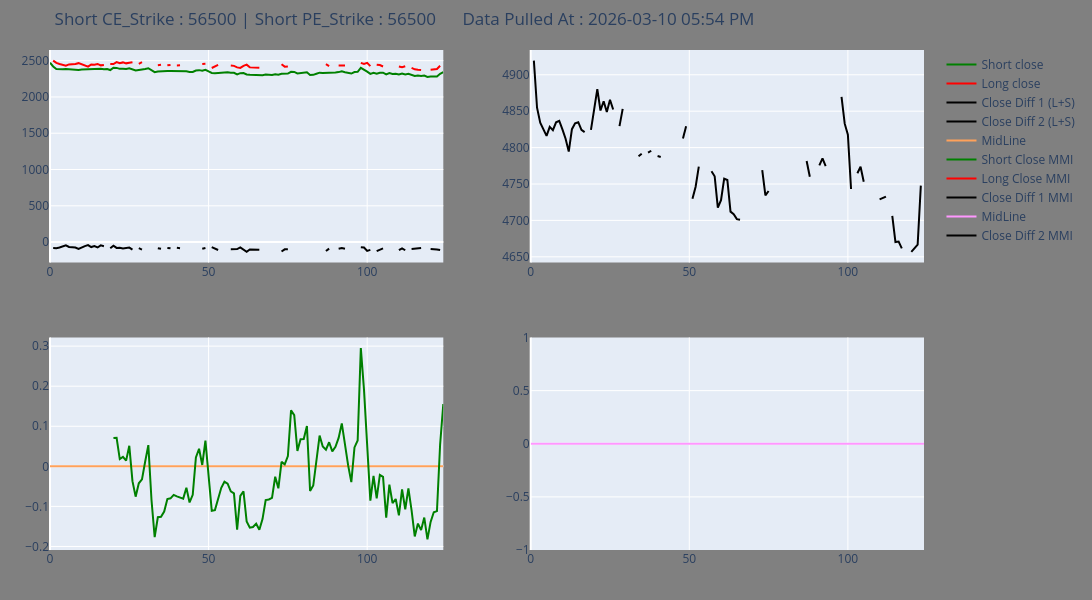

Source (notebook cell):
### Code cell
Banknifty_current_week_expiry   = "2026-03-30"
Banknifty_next_week_expiry      = "2026-04-28"
CE_Strike                       = 56500
PE_Strike                       = 56500
Hedge_CE_Strike                 = 57500
Hedge_PE_Strike                 = 55500
inverted                        = False
interval                        = "3minute"
No_Of_Days                      = 2 #if you want latest data keep this 2 and set IS_latest_Day = True
No_Of_Days_Back                 = 0
IS_latest_Day                   = True

Short_Chart_Title= ("Short CE_Strike : "  + str(CE_Strike)       + " | Short PE_Strike : "   + str(PE_Strike))
Long_Chart_Title = ("Long CE_Strike : "   + str(Hedge_CE_Strike) + " | Long PE_Strike : "    + str(Hedge_CE_Strike))
# print(Short_Chart_Title)
# Calendar_DF = get_ButterFly_Data(Options_DF = Banknifty_Options_DF_From_File, Name="BANKNIFTY", \
#             Cur_Expiry=Banknifty_current_week_expiry, Hedge_Expiry=Banknifty_next_week_expiry,\
#             CE_Strike=CE_Strike, PE_Strike=PE_Strike, Hedge_CE_Strike=Hedge_CE_Strike, Hedge_PE_Strike=Hedge_PE_Strike,\
#             inverted=inverted, interval=interval, No_Of_Days=No_Of_Days, No_Of_Days_Back=No_Of_Days_Back)

clear_output()
Calendar_DF = get_ButterFly_Data(Options_DF = Banknifty_Options_DF_From_File, Name="BANKNIFTY", \
    Cur_Expiry=Banknifty_current_week_expiry, Hedge_Expiry=Banknifty_next_week_expiry,\
    CE_Strike=CE_Strike, PE_Strike=PE_Strike, Hedge_CE_Strike=Hedge_CE_Strike, Hedge_PE_Strike=Hedge_PE_Strike,\
    inverted=inverted, interval=interval, No_Of_Days=No_Of_Days, No_Of_Days_Back=No_Of_Days_Back)
getchart(Calendar_DF, IS_latest_Day)

while True:
    try:
        clear_output()
        Calendar_DF = get_ButterFly_Data(Options_DF = Banknifty_Options_DF_From_File, Name="BANKNIFTY", \
            Cur_Expiry=Banknifty_current_week_expiry, Hedge_Expiry=Banknifty_next_week_expiry,\
            CE_Strike=CE_Strike, PE_Strike=PE_Strike, Hedge_CE_Strike=Hedge_CE_Strike, Hedge_PE_Strike=Hedge_PE_Strike,\
            inverted=inverted, interval=interval, No_Of_Days=No_Of_Days, No_Of_Days_Back=No_Of_Days_Back)
        getchart(Calendar_DF, IS_latest_Day)
        time.sleep(60)
    except Exception as e:
        print(f"An error occurred: {e}")
        continue
    else:
        continue

### Figure 1 — Plotly figure (JSON) as saved in the notebook; plotly's stock layout.template omitted (floating-point values rounded to 4 significant figures)
{"data": [{"line": {"color": "green", "width": 2}, "mode": "lines", "name": "Short close", "type": "scatter", "x": [0, 1, 2, 3, 4, 5, 6, 7, 8, 9, 10, 11, 12, 13, 14, 15, 16, 17, 18, 19, 20, 21, 22, 23, 24, 25, 26, 27, 28, 29, 30, 31, 32, 33, 34, 35, 36, 37, 38, 39, 40, 41, 42, 43, 44, 45, 46, 47, 48, 49, 50, 51, 52, 53, 54, 55, 56, 57, 58, 59, 60, 61, 62, 63, 64, 65, 66, 67, 68, 69, 70, 71, 72, 73, 74, 75, 76, 77, 78, 79, 80, 81, 82, 83, 84, 85, 86, 87, 88, 89, 90, 91, 92, 93, 94, 95, 96, 97, 98, 99, 100, 101, 102, 103, 104, 105, 106, 107, 108, 109, 110, 111, 112, 113, 114, 115, 116, 117, 118, 119, 120, 121, 122, 123, 124], "xaxis": "x", "y": [2471.0, 2419.0, 2386.0, 2380.0, 2381.0, 2386.0, 2380.0, 2375.0, 2380.0, 2371.0, 2377.0, 2379.0, 2377.0, 2378.0, 2389.0, 2380.0, 2390.0, 2382.0, 2384.0, 2370.0, 2403.0, 2400.0, 2387.0, 2388.0, 2386.0, 2395.0, 2375.0, 2365.0, 2373.0, 2375.0, 2385.0, 2396.0, 2364.0, 2341.0, 2351.0, 2349.0, 2351, 2357.0, 2356.0, 2356.0, 2355.0, 2352.0, 2349.0, 2353.0, 2343.0, 2345.0, 2365.0, 2369.0, 2360.0, 2374.0, 2351.0, 2331.0, 2328.0, 2333.0, 2339.0, 2342.0, 2340.0, 2335.0, 2333.0, 2310.0, 2328.0, 2329.0, 2310.0, 2305.0, 2303.0, 2303.0, 2297.0, 2300, 2308.0, 2305.0, 2303, 2313.0, 2305.0, 2320.0, 2317.0, 2321.0, 2346.0, 2344.0, 2324.0, 2330.0, 2331.0, 2339, 2302.0, 2305.0, 2320.0, 2334.0, 2330.0, 2329.0, 2335.0, 2331.0, 2335.0, 2342.0, 2352, 2341.0, 2331, 2322.0, 2342.0, 2346, 2400.0, 2379.0, 2348.0, 2318.0, 2331.0, 2320.0, 2334.0, 2334.0, 2310.0, 2328.0, 2317.0, 2319.0, 2309.0, 2323.0, 2310.0, 2320.0, 2306.0, 2290.0, 2296.0, 2290.0, 2294.0, 2276.0, 2282.0, 2284.0, 2283.0, 2319.0, 2342.0], "yaxis": "y"}, {"line": {"color": "red", "width": 2}, "mode": "lines", "name": "Long close", "type": "scatter", "x": [0, 1, 2, 3, 4, 5, 6, 7, 8, 9, 10, 11, 12, 13, 14, 15, 16, 17, 18, 19, 20, 21, 22, 23, 24, 25, 26, 27, 28, 29, 30, 31, 32, 33, 34, 35, 36, 37, 38, 39, 40, 41, 42, 43, 44, 45, 46, 47, 48, 49, 50, 51, 52, 53, 54, 55, 56, 57, 58, 59, 60, 61, 62, 63, 64, 65, 66, 67, 68, 69, 70, 71, 72, 73, 74, 75, 76, 77, 78, 79, 80, 81, 82, 83, 84, 85, 86, 87, 88, 89, 90, 91, 92, 93, 94, 95, 96, 97, 98, 99, 100, 101, 102, 103, 104, 105, 106, 107, 108, 109, 110, 111, 112, 113, 114, 115, 116, 117, 118, 119, 120, 121, 122, 123, 124], "xaxis": "x", "y": [null, 2500.0, 2469, 2454.0, 2444.0, 2430.0, 2448.0, 2449.0, 2455.0, 2465.0, 2448.0, 2434.0, 2418.0, 2447, 2445.0, 2454.0, 2435.0, 2439.0, null, 2454, 2452.0, 2480, 2464.0, 2476.0, 2463.0, 2470.0, 2478.0, null, 2457.0, 2478.0, null, 2490.0, null, null, 2437.0, 2442.0, null, 2436.0, 2440, null, 2434.0, 2435.0, null, null, null, null, 2447.0, null, 2453.0, 2456.0, null, 2399, 2418.0, 2441.0, null, 2431.0, null, 2433.0, 2428.0, 2407.0, 2400.0, 2428.0, 2445.0, 2407.0, 2406.0, 2399.0, 2404.0, null, 2402.0, null, 2410.0, null, null, 2450.0, 2417.0, 2419.0, null, 2436.0, null, null, null, null, 2413.0, null, null, 2437.0, null, 2452.0, 2425.0, null, null, 2434.0, 2433.0, 2433.0, null, null, null, null, 2470.0, 2454.0, 2469.0, 2425.0, null, 2445.0, 2439.0, 2419.0, null, null, 2416.0, null, 2420, 2409.0, 2423.0, null, 2400.0, 2380.0, 2375.0, 2372, null, null, 2375.0, 2378.0, 2384, 2429.0, null], "yaxis": "y"}, {"line": {"color": "black", "width": 2}, "mode": "lines", "name": "Close Diff 1 (L+S)", "type": "scatter", "x": [0, 1, 2, 3, 4, 5, 6, 7, 8, 9, 10, 11, 12, 13, 14, 15, 16, 17, 18, 19, 20, 21, 22, 23, 24, 25, 26, 27, 28, 29, 30, 31, 32, 33, 34, 35, 36, 37, 38, 39, 40, 41, 42, 43, 44, 45, 46, 47, 48, 49, 50, 51, 52, 53, 54, 55, 56, 57, 58, 59, 60, 61, 62, 63, 64, 65, 66, 67, 68, 69, 70, 71, 72, 73, 74, 75, 76, 77, 78, 79, 80, 81, 82, 83, 84, 85, 86, 87, 88, 89, 90, 91, 92, 93, 94, 95, 96, 97, 98, 99, 100, 101, 102, 103, 104, 105, 106, 107, 108, 109, 110, 111, 112, 113, 114, 115, 116, 117, 118, 119, 120, 121, 122, 123, 124], "xaxis": "x", "y": [null, -81.15, -83.25, -73.9, -63, -44.9, -67.65, -73.7, -75.2, -94.05, -70.45, -54.75, -41.25, -68.7, -56, -74.05, -45.45, -56.6, null, -83.8, -48.9, -79.7, -77.5, -87.6, -76.5, -75.15, -102.8, null, -84.1, -103.8, null, -93.95, null, null, -86.1, -92.75, null, -79.95, -84.35, null, -78.9, -83.45, null, null, null, null, -81.95, null, -92.7, -82.25, null, -68.4, -90.7, -108.4, null, -89.9, null, -97.7, -95.1, -96.75, -72.25, -99, -134.7, -102.3, -102.8, -96.1, -106.5, null, -94.75, null, -107.2, null, null, -130.2, -99.55, -98.2, null, -91.65, null, null, null, null, -110.8, null, null, -103, null, -122.6, -89.45, null, null, -91.45, -81.25, -92.4, null, null, null, null, -69.85, -74.15, -120.8, -107, null, -125.1, -105.2, -85.4, null, null, -98.75, null, -111.2, -86, -112.7, null, -93.6, -90.5, -79.35, -82.35, null, null, -93.75, -94.3, -101.3, -110.2, null], "yaxis": "y"}, {"line": {"color": "black", "width": 2}, "mode": "lines", "name": "Close Diff 2 (L+S)", "type": "scatter", "x": [0, 1, 2, 3, 4, 5, 6, 7, 8, 9, 10, 11, 12, 13, 14, 15, 16, 17, 18, 19, 20, 21, 22, 23, 24, 25, 26, 27, 28, 29, 30, 31, 32, 33, 34, 35, 36, 37, 38, 39, 40, 41, 42, 43, 44, 45, 46, 47, 48, 49, 50, 51, 52, 53, 54, 55, 56, 57, 58, 59, 60, 61, 62, 63, 64, 65, 66, 67, 68, 69, 70, 71, 72, 73, 74, 75, 76, 77, 78, 79, 80, 81, 82, 83, 84, 85, 86, 87, 88, 89, 90, 91, 92, 93, 94, 95, 96, 97, 98, 99, 100, 101, 102, 103, 104, 105, 106, 107, 108, 109, 110, 111, 112, 113, 114, 115, 116, 117, 118, 119, 120, 121, 122, 123, 124], "xaxis": "x2", "y": [null, 4919.0, 4855.0, 4834.0, 4824.0, 4816, 4828.0, 4824.0, 4835.0, 4837.0, 4825.0, 4812.0, 4794.0, 4825.0, 4833.0, 4835.0, 4824.0, 4821.0, null, 4824.0, 4856.0, 4880.0, 4851.0, 4864.0, 4849.0, 4866.0, 4852.0, null, 4830.0, 4853.0, null, 4885.0, null, null, 4788.0, 4792.0, null, 4793.0, 4796.0, null, 4788.0, 4787.0, null, null, null, null, 4811.0, null, 4812.0, 4829.0, null, 4730.0, 4746.0, 4774.0, null, 4773, null, 4768.0, 4761.0, 4717.0, 4728.0, 4757.0, 4756.0, 4712.0, 4708.0, 4702.0, 4701.0, null, 4710.0, null, 4713.0, null, null, 4769.0, 4734.0, 4740.0, null, 4780.0, null, null, null, null, 4715.0, null, null, 4772.0, null, 4782.0, 4760.0, null, null, 4776.0, 4785.0, 4774.0, null, null, null, null, 4870.0, 4833.0, 4818.0, 4743.0, null, 4765.0, 4774.0, 4753.0, null, null, 4734.0, null, 4729.0, 4731.0, 4733.0, null, 4706.0, 4670.0, 4671.0, 4662.0, null, null, 4657.0, 4662.0, 4667.0, 4748.0, null], "yaxis": "y2"}, {"mode": "lines", "name": "MidLine", "type": "scatter", "x": [0, 1, 2, 3, 4, 5, 6, 7, 8, 9, 10, 11, 12, 13, 14, 15, 16, 17, 18, 19, 20, 21, 22, 23, 24, 25, 26, 27, 28, 29, 30, 31, 32, 33, 34, 35, 36, 37, 38, 39, 40, 41, 42, 43, 44, 45, 46, 47, 48, 49, 50, 51, 52, 53, 54, 55, 56, 57, 58, 59, 60, 61, 62, 63, 64, 65, 66, 67, 68, 69, 70, 71, 72, 73, 74, 75, 76, 77, 78, 79, 80, 81, 82, 83, 84, 85, 86, 87, 88, 89, 90, 91, 92, 93, 94, 95, 96, 97, 98, 99, 100, 101, 102, 103, 104, 105, 106, 107, 108, 109, 110, 111, 112, 113, 114, 115, 116, 117, 118, 119, 120, 121, 122, 123, 124], "xaxis": "x3", "y": [0, 0, 0, 0, 0, 0, 0, 0, 0, 0, 0, 0, 0, 0, 0, 0, 0, 0, 0, 0, 0, 0, 0, 0, 0, 0, 0, 0, 0, 0, 0, 0, 0, 0, 0, 0, 0, 0, 0, 0, 0, 0, 0, 0, 0, 0, 0, 0, 0, 0, 0, 0, 0, 0, 0, 0, 0, 0, 0, 0, 0, 0, 0, 0, 0, 0, 0, 0, 0, 0, 0, 0, 0, 0, 0, 0, 0, 0, 0, 0, 0, 0, 0, 0, 0, 0, 0, 0, 0, 0, 0, 0, 0, 0, 0, 0, 0, 0, 0, 0, 0, 0, 0, 0, 0, 0, 0, 0, 0, 0, 0, 0, 0, 0, 0, 0, 0, 0, 0, 0, 0, 0, 0, 0, 0], "yaxis": "y3"}, {"line": {"color": "green", "width": 2}, "mode": "lines", "name": "Short Close MMI", "type": "scatter", "x": [0, 1, 2, 3, 4, 5, 6, 7, 8, 9, 10, 11, 12, 13, 14, 15, 16, 17, 18, 19, 20, 21, 22, 23, 24, 25, 26, 27, 28, 29, 30, 31, 32, 33, 34, 35, 36, 37, 38, 39, 40, 41, 42, 43, 44, 45, 46, 47, 48, 49, 50, 51, 52, 53, 54, 55, 56, 57, 58, 59, 60, 61, 62, 63, 64, 65, 66, 67, 68, 69, 70, 71, 72, 73, 74, 75, 76, 77, 78, 79, 80, 81, 82, 83, 84, 85, 86, 87, 88, 89, 90, 91, 92, 93, 94, 95, 96, 97, 98, 99, 100, 101, 102, 103, 104, 105, 106, 107, 108, 109, 110, 111, 112, 113, 114, 115, 116, 117, 118, 119, 120, 121, 122, 123, 124], "xaxis": "x3", "y": [null, null, null, null, null, null, null, null, null, null, null, null, null, null, null, null, null, null, null, null, 0.07068, 0.07136, 0.01817, 0.02364, 0.01422, 0.05123, -0.03703, -0.0757, -0.04236, -0.03249, 0.0115, 0.05281, -0.08413, -0.1767, -0.1271, -0.1259, -0.1129, -0.0815, -0.07987, -0.07127, -0.07487, -0.07699, -0.08062, -0.05362, -0.09008, -0.07103, 0.0221, 0.04395, 0.003471, 0.06426, -0.0307, -0.1107, -0.1093, -0.08039, -0.05351, -0.03854, -0.04324, -0.06262, -0.0674, -0.158, -0.0738, -0.06232, -0.1375, -0.1531, -0.1514, -0.1431, -0.1583, -0.1318, -0.08411, -0.08273, -0.07892, -0.02599, -0.05498, 0.01113, 0.004903, 0.02543, 0.1396, 0.1278, 0.03859, 0.0677, 0.06837, 0.1006, -0.06165, -0.04793, 0.01861, 0.07661, 0.04948, 0.04155, 0.06013, 0.03737, 0.04853, 0.07099, 0.1072, 0.05008, 0.002311, -0.03945, 0.04724, 0.06446, 0.2951, 0.1909, 0.04795, -0.08552, -0.0237, -0.07973, -0.02147, -0.02624, -0.1278, -0.04582, -0.09174, -0.08151, -0.1223, -0.05754, -0.1071, -0.05491, -0.1101, -0.1751, -0.1429, -0.1592, -0.128, -0.1823, -0.1386, -0.1144, -0.1118, 0.05497, 0.1556], "yaxis": "y3"}, {"line": {"color": "red", "width": 2}, "mode": "lines", "name": "Long Close MMI", "type": "scatter", "x": [0, 1, 2, 3, 4, 5, 6, 7, 8, 9, 10, 11, 12, 13, 14, 15, 16, 17, 18, 19, 20, 21, 22, 23, 24, 25, 26, 27, 28, 29, 30, 31, 32, 33, 34, 35, 36, 37, 38, 39, 40, 41, 42, 43, 44, 45, 46, 47, 48, 49, 50, 51, 52, 53, 54, 55, 56, 57, 58, 59, 60, 61, 62, 63, 64, 65, 66, 67, 68, 69, 70, 71, 72, 73, 74, 75, 76, 77, 78, 79, 80, 81, 82, 83, 84, 85, 86, 87, 88, 89, 90, 91, 92, 93, 94, 95, 96, 97, 98, 99, 100, 101, 102, 103, 104, 105, 106, 107, 108, 109, 110, 111, 112, 113, 114, 115, 116, 117, 118, 119, 120, 121, 122, 123, 124], "xaxis": "x3", "y": [null, null, null, null, null, null, null, null, null, null, null, null, null, null, null, null, null, null, null, null, null, null, null, null, null, null, null, null, null, null, null, null, null, null, null, null, null, null, null, null, null, null, null, null, null, null, null, null, null, null, null, null, null, null, null, null, null, null, null, null, null, null, null, null, null, null, null, null, null, null, null, null, null, null, null, null, null, null, null, null, null, null, null, null, null, null, null, null, null, null, null, null, null, null, null, null, null, null, null, null, null, null, null, null, null, null, null, null, null, null, null, null, null, null, null, null, null, null, null, null, null, null, null, null, null], "yaxis": "y3"}, {"line": {"color": "black", "width": 2}, "mode": "lines", "name": "Close Diff 1 MMI", "type": "scatter", "x": [0, 1, 2, 3, 4, 5, 6, 7, 8, 9, 10, 11, 12, 13, 14, 15, 16, 17, 18, 19, 20, 21, 22, 23, 24, 25, 26, 27, 28, 29, 30, 31, 32, 33, 34, 35, 36, 37, 38, 39, 40, 41, 42, 43, 44, 45, 46, 47, 48, 49, 50, 51, 52, 53, 54, 55, 56, 57, 58, 59, 60, 61, 62, 63, 64, 65, 66, 67, 68, 69, 70, 71, 72, 73, 74, 75, 76, 77, 78, 79, 80, 81, 82, 83, 84, 85, 86, 87, 88, 89, 90, 91, 92, 93, 94, 95, 96, 97, 98, 99, 100, 101, 102, 103, 104, 105, 106, 107, 108, 109, 110, 111, 112, 113, 114, 115, 116, 117, 118, 119, 120, 121, 122, 123, 124], "xaxis": "x3", "y": [null, null, null, null, null, null, null, null, null, null, null, null, null, null, null, null, null, null, null, null, null, null, null, null, null, null, null, null, null, null, null, null, null, null, null, null, null, null, null, null, null, null, null, null, null, null, null, null, null, null, null, null, null, null, null, null, null, null, null, null, null, null, null, null, null, null, null, null, null, null, null, null, null, null, null, null, null, null, null, null, null, null, null, null, null, null, null, null, null, null, null, null, null, null, null, null, null, null, null, null, null, null, null, null, null, null, null, null, null, null, null, null, null, null, null, null, null, null, null, null, null, null, null, null, null], "yaxis": "y3"}, {"mode": "lines", "name": "MidLine", "type": "scatter", "x": [0, 1, 2, 3, 4, 5, 6, 7, 8, 9, 10, 11, 12, 13, 14, 15, 16, 17, 18, 19, 20, 21, 22, 23, 24, 25, 26, 27, 28, 29, 30, 31, 32, 33, 34, 35, 36, 37, 38, 39, 40, 41, 42, 43, 44, 45, 46, 47, 48, 49, 50, 51, 52, 53, 54, 55, 56, 57, 58, 59, 60, 61, 62, 63, 64, 65, 66, 67, 68, 69, 70, 71, 72, 73, 74, 75, 76, 77, 78, 79, 80, 81, 82, 83, 84, 85, 86, 87, 88, 89, 90, 91, 92, 93, 94, 95, 96, 97, 98, 99, 100, 101, 102, 103, 104, 105, 106, 107, 108, 109, 110, 111, 112, 113, 114, 115, 116, 117, 118, 119, 120, 121, 122, 123, 124], "xaxis": "x4", "y": [0, 0, 0, 0, 0, 0, 0, 0, 0, 0, 0, 0, 0, 0, 0, 0, 0, 0, 0, 0, 0, 0, 0, 0, 0, 0, 0, 0, 0, 0, 0, 0, 0, 0, 0, 0, 0, 0, 0, 0, 0, 0, 0, 0, 0, 0, 0, 0, 0, 0, 0, 0, 0, 0, 0, 0, 0, 0, 0, 0, 0, 0, 0, 0, 0, 0, 0, 0, 0, 0, 0, 0, 0, 0, 0, 0, 0, 0, 0, 0, 0, 0, 0, 0, 0, 0, 0, 0, 0, 0, 0, 0, 0, 0, 0, 0, 0, 0, 0, 0, 0, 0, 0, 0, 0, 0, 0, 0, 0, 0, 0, 0, 0, 0, 0, 0, 0, 0, 0, 0, 0, 0, 0, 0, 0], "yaxis": "y4"}, {"line": {"color": "black", "width": 2}, "mode": "lines", "name": "Close Diff 2 MMI", "type": "scatter", "x": [0, 1, 2, 3, 4, 5, 6, 7, 8, 9, 10, 11, 12, 13, 14, 15, 16, 17, 18, 19, 20, 21, 22, 23, 24, 25, 26, 27, 28, 29, 30, 31, 32, 33, 34, 35, 36, 37, 38, 39, 40, 41, 42, 43, 44, 45, 46, 47, 48, 49, 50, 51, 52, 53, 54, 55, 56, 57, 58, 59, 60, 61, 62, 63, 64, 65, 66, 67, 68, 69, 70, 71, 72, 73, 74, 75, 76, 77, 78, 79, 80, 81, 82, 83, 84, 85, 86, 87, 88, 89, 90, 91, 92, 93, 94, 95, 96, 97, 98, 99, 100, 101, 102, 103, 104, 105, 106, 107, 108, 109, 110, 111, 112, 113, 114, 115, 116, 117, 118, 119, 120, 121, 122, 123, 124], "xaxis": "x4", "y": [null, null, null, null, null, null, null, null, null, null, null, null, null, null, null, null, null, null, null, null, null, null, null, null, null, null, null, null, null, null, null, null, null, null, null, null, null, null, null, null, null, null, null, null, null, null, null, null, null, null, null, null, null, null, null, null, null, null, null, null, null, null, null, null, null, null, null, null, null, null, null, null, null, null, null, null, null, null, null, null, null, null, null, null, null, null, null, null, null, null, null, null, null, null, null, null, null, null, null, null, null, null, null, null, null, null, null, null, null, null, null, null, null, null, null, null, null, null, null, null, null, null, null, null, null], "yaxis": "y4"}], "layout": {"height": 600, "margin": {"b": 50, "l": 50, "r": 50, "t": 50}, "paper_bgcolor": "gray", "title": {"text": "Short CE_Strike : 56500 | Short PE_Strike : 56500      Data Pulled At : 2026-03-10 05:54 PM"}, "width": 1200, "xaxis": {"anchor": "y", "domain": [0, 0.45]}, "xaxis2": {"anchor": "y2", "domain": [0.55, 1]}, "xaxis3": {"anchor": "y3", "domain": [0, 0.45]}, "xaxis4": {"anchor": "y4", "domain": [0.55, 1]}, "yaxis": {"anchor": "x", "domain": [0.575, 1]}, "yaxis2": {"anchor": "x2", "domain": [0.575, 1]}, "yaxis3": {"anchor": "x3", "domain": [0, 0.425]}, "yaxis4": {"anchor": "x4", "domain": [0, 0.425]}}}
